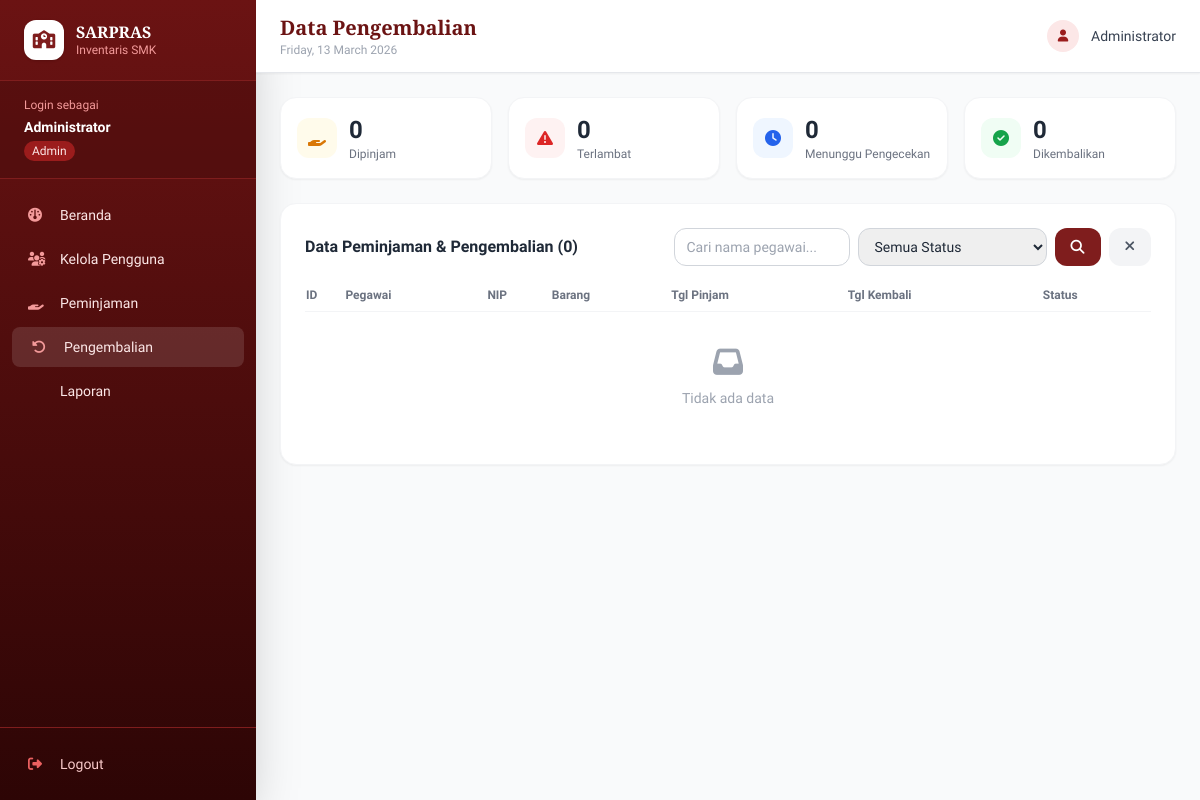
Before: /admin/pengembalian.php (signed in) with the older database file.
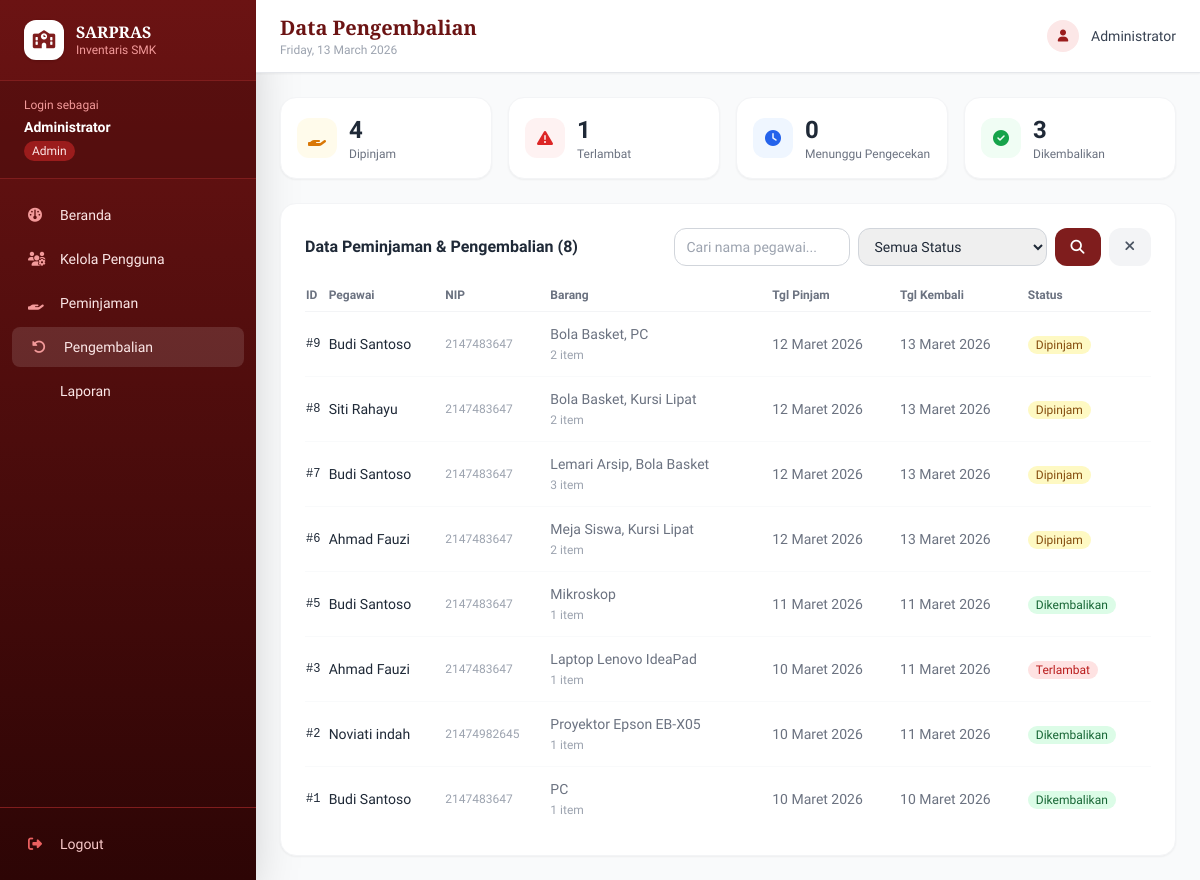
After: the same page with the newer database file.
### tables this page shows
CREATE TABLE `inventaris_sarana_peminjaman` (
  `id_peminjaman` int NOT NULL,
  `tanggal_pinjam` date NOT NULL,
  `tanggal_kembali` date DEFAULT NULL,
  `status_peminjaman` varchar(20) NOT NULL DEFAULT 'menunggu',
  `id_pegawai` int NOT NULL
);

CREATE TABLE `inventaris_sarana_pegawai` (
  `id_pegawai` int NOT NULL,
  `nama_pegawai` varchar(50) NOT NULL,
  `nip` varchar(25) NOT NULL,
  `alamat` varchar(50) DEFAULT NULL,
  `username` varchar(25) DEFAULT NULL,
  `password` varchar(255) DEFAULT NULL,
  `tipe_peminjam` enum('guru','staff','siswa') DEFAULT 'guru'
);

### config/session.php (called while the page is built, shortened)
<?php
function formatTanggal(string $date): string {
    $bulan = ['', 'Januari','Februari','Maret','April','Mei','Juni',
              'Juli','Agustus','September','Oktober','November','Desember'];
    [$y, $m, $d] = explode('-', $date);
    return (int)$d . ' ' . $bulan[(int)$m] . ' ' . $y;
}

### admin/pengembalian.php (the view, shortened to what this page needs)
<?php
require_once '../config/session.php';
$db   = new Database();
$conn = $db->getConnection();
$conn->query(
    "UPDATE inventaris_sarana_peminjaman
     SET status_peminjaman = 'terlambat'
     WHERE status_peminjaman = 'dipinjam'
       AND tanggal_kembali IS NOT NULL
       AND tanggal_kembali < CURDATE()"
);
$filter_status = $_GET['status'] ?? '';
$filter_cari   = trim($_GET['cari'] ?? '');
$where  = "WHERE 1=1";
$params = [];
if ($filter_status) {
    $where .= " AND p.status_peminjaman = :st";
    $params[':st'] = $filter_status;
} else {
    $where .= " AND p.status_peminjaman IN ('dipinjam','terlambat','menunggu_kembali','dikembalikan')";
}
$stmt = $conn->prepare(
    "SELECT p.*, pg.nama_pegawai, pg.nip,
            GROUP_CONCAT(i.nama SEPARATOR ', ') as barang,
            SUM(dp.jumlah) as total_item
     FROM inventaris_sarana_peminjaman p
     JOIN inventaris_sarana_pegawai pg ON p.id_pegawai = pg.id_pegawai
     JOIN inventaris_sarana_detail_pinjam dp ON p.id_peminjaman = dp.id_peminjaman
     JOIN inventaris_sarana_inventaris i ON dp.id_inventaris = i.id_inventaris
     $where
     GROUP BY p.id_peminjaman
     ORDER BY p.id_peminjaman DESC"
);
$stmt->execute($params);
$daftar = $stmt->fetchAll();
$ring = $conn->query(
    "SELECT status_peminjaman, COUNT(*) as n FROM inventaris_sarana_peminjaman GROUP BY status_peminjaman"
)->fetchAll(PDO::FETCH_KEY_PAIR);
$pageTitle = 'Data Pengembalian';
include '../includes/header.php';
?>
<div class="space-y-6">
  <div class="grid grid-cols-2 md:grid-cols-4 gap-4">
    <?php foreach ([
      ['dipinjam',        'Dipinjam',          'bg-amber-50',  'text-amber-600',  'fa-hand-holding'],
      ['terlambat',       'Terlambat',          'bg-red-50',    'text-red-600',    'fa-triangle-exclamation'],
      ['menunggu_kembali','Menunggu Pengecekan','bg-blue-50',   'text-blue-600',   'fa-clock'],
      ['dikembalikan',    'Dikembalikan',        'bg-green-50',  'text-green-600',  'fa-circle-check'],
    ] as [$st, $lb, $bg, $tc, $ic]): ?>
    <div class="bg-white rounded-2xl p-4 shadow-sm border border-gray-100">
      <div class="flex items-center gap-3">
        <div class="w-10 h-10 <?= $bg ?> rounded-xl flex items-center justify-center">
          <i class="fas <?= $ic ?> <?= $tc ?>"></i>
        </div>
        <div>
          <p class="text-2xl font-bold text-gray-800"><?= $ring[$st] ?? 0 ?></p>
          <p class="text-xs text-gray-500"><?= $lb ?></p>
        </div>
      </div>
    </div>
    <?php endforeach; ?>
  </div>
  <div class="bg-white rounded-2xl shadow-sm border border-gray-100 p-6">
    <div class="flex flex-wrap items-center justify-between gap-3 mb-5">
      <h3 class="font-semibold text-gray-800">Data Peminjaman & Pengembalian (<?= count($daftar) ?>)</h3>
      <form method="GET" class="flex gap-2 flex-wrap">
        <input type="text" name="cari" value="<?= htmlspecialchars($filter_cari) ?>"
               placeholder="Cari nama pegawai..."
               class="border border-gray-300 rounded-xl px-3 py-2 text-sm w-44 focus:ring-2 focus:ring-maroon-500 outline-none">
        <select name="status" class="border border-gray-300 rounded-xl px-3 py-2 text-sm focus:ring-2 focus:ring-maroon-500 outline-none">
          <option value="">Semua Status</option>
        </select>
        <button type="submit" class="bg-maroon-700 text-white px-4 py-2 rounded-xl text-sm font-semibold hover:bg-maroon-800">
          <i class="fas fa-search"></i>
        </button>
        <a href="pengembalian.php" class="bg-gray-100 text-gray-600 px-4 py-2 rounded-xl text-sm hover:bg-gray-200">
          <i class="fas fa-times"></i>
        </a>
      </form>
    </div>
    <div class="overflow-x-auto">
      <table class="w-full text-sm">
        <thead>
          <tr class="text-left text-xs text-gray-500 border-b border-gray-100">
            <th class="pb-2 font-semibold">ID</th>
            <th class="pb-2 font-semibold">Pegawai</th>
            <th class="pb-2 font-semibold">NIP</th>
            <th class="pb-2 font-semibold">Barang</th>
            <th class="pb-2 font-semibold">Tgl Pinjam</th>
            <th class="pb-2 font-semibold">Tgl Kembali</th>
            <th class="pb-2 font-semibold">Status</th>
          </tr>
        </thead>
        <tbody class="divide-y divide-gray-50">
          <?php if (empty($daftar)): ?>
          <tr><td colspan="7" class="py-8 text-center text-gray-400">
            <i class="fas fa-inbox text-3xl mb-2 block"></i>Tidak ada data
          </td></tr>
          <?php else: foreach ($daftar as $d):
            $badge = match($d['status_peminjaman']) {
              'dipinjam'         => 'badge-dipinjam',
              'terlambat'        => 'bg-red-100 text-red-700',
              'menunggu_kembali' => 'bg-blue-100 text-blue-700',
              'dikembalikan'     => 'badge-dikembalikan',
              default            => 'bg-gray-100 text-gray-500',
            };
            $labelStatus = match($d['status_peminjaman']) {
              'menunggu_kembali' => 'Menunggu Crosscheck',
              default            => ucfirst($d['status_peminjaman']),
            };
          ?>
          <tr class="hover:bg-gray-50">
            <td class="py-3 font-mono text-xs">#<?= $d['id_peminjaman'] ?></td>
            <td class="py-3 font-medium"><?= htmlspecialchars($d['nama_pegawai']) ?></td>
            <td class="py-3 text-xs text-gray-400"><?= $d['nip'] ?></td>
            <td class="py-3 text-gray-500 max-w-[180px]">
              <p class="truncate"><?= htmlspecialchars($d['barang']) ?></p>
              <span class="text-xs text-gray-400"><?= $d['total_item'] ?> item</span>
            </td>
            <td class="py-3 text-gray-500"><?= formatTanggal($d['tanggal_pinjam']) ?></td>
            <td class="py-3 text-gray-500"><?= $d['tanggal_kembali'] ? formatTanggal($d['tanggal_kembali']) : '-' ?></td>
            <td class="py-3">
              <span class="px-2 py-0.5 rounded-full text-xs font-medium <?= $badge ?>">
                <?= $labelStatus ?>
              </span>
            </td>
          </tr>
          <?php endforeach; endif; ?>
        </tbody>
      </table>
    </div>
  </div>
</div>
<?php include '../includes/footer.php'; ?>

### includes/header.php (shortened to what this page needs)
<!DOCTYPE html>
<html lang="id">
<head>
  <script src="https://cdn.tailwindcss.com"></script>
  <link rel="stylesheet" href="https://cdnjs.cloudflare.com/ajax/libs/font-awesome/6.5.0/css/all.min.css">
</head>
<body class="bg-gray-50 text-gray-800">
<?php
$role      = $_SESSION['role'] ?? '';
$nama_user = $_SESSION['nama'] ?? 'User';
$menus = [];
if ($role === 'admin') {
    $menus = [
        ['icon'=>'fa-gauge',            'label'=>'Beranda',      'href'=>BASE_URL . 'admin/index.php'],
        ['icon'=>'fa-users-cog',        'label'=>'Kelola Pengguna','href'=>BASE_URL . 'admin/pengguna.php'],
        ['icon'=>'fa-hand-holding',     'label'=>'Peminjaman',     'href'=>BASE_URL . 'admin/peminjaman.php'],
        ['icon'=>'fa-rotate-left',      'label'=>'Pengembalian',   'href'=>BASE_URL . 'admin/pengembalian.php'],
        ['icon'=>'fa-file-chart-column','label'=>'Laporan',        'href'=>BASE_URL . 'admin/laporan.php'],
    ];
}
?>
<div class="flex min-h-screen">
  <aside class="w-64 bg-gradient-to-b from-maroon-800 to-maroon-950 text-white flex flex-col shadow-2xl flex-shrink-0">
    <div class="px-6 py-5 border-b border-maroon-700">
      <div class="flex items-center gap-3">
        <div class="w-10 h-10 bg-white rounded-xl flex items-center justify-center shadow">
          <i class="fas fa-school text-maroon-700 text-lg"></i>
        </div>
        <div>
          <p class="font-display font-bold text-base leading-tight">SARPRAS</p>
          <p class="text-maroon-300 text-xs">Inventaris SMK</p>
        </div>
      </div>
    </div>
    <div class="px-6 py-4 border-b border-maroon-700 bg-maroon-900/40">
      <p class="text-xs text-maroon-300 mb-1">Login sebagai</p>
      <p class="font-semibold text-sm truncate"><?= htmlspecialchars($nama_user) ?></p>
      <?php
      $role_labels = ['admin'=>'Admin','operator'=>'Operator','peminjam'=>'Peminjam'];
      $role_display = $role_labels[$role] ?? ucfirst($role);
      ?>
      <span class="inline-block mt-1 px-2 py-0.5 text-xs rounded-full bg-maroon-600 text-maroon-100 capitalize">
        <?= $role_display ?>
      </span>
    </div>
    <nav class="flex-1 px-3 py-4 space-y-1 overflow-y-auto">
      <?php foreach ($menus as $m):
        $isActive = ($_SERVER['PHP_SELF'] === $m['href'] || basename($_SERVER['PHP_SELF']) === basename($m['href']));
      ?>
      <a href="<?= htmlspecialchars($m['href']) ?>"
         class="sidebar-link flex items-center gap-3 px-4 py-2.5 rounded-lg text-sm font-medium
                text-maroon-100 <?= $isActive ? 'active bg-white/15' : '' ?>">
        <i class="fas <?= $m['icon'] ?> w-5 text-maroon-300 text-sm"></i>
        <?= $m['label'] ?>
      </a>
      <?php endforeach; ?>
    </nav>
    <div class="px-3 py-4 border-t border-maroon-700">
      <a href="<?= BASE_URL ?>logout.php"
         class="flex items-center gap-3 px-4 py-2.5 rounded-lg text-sm font-medium
                text-maroon-200 hover:bg-red-900/40 transition-colors">
        <i class="fas fa-sign-out-alt w-5 text-maroon-400 text-sm"></i>
        Logout
      </a>
    </div>
  </aside>
  <div class="flex-1 flex flex-col min-w-0">
    <header class="bg-white shadow-sm border-b border-gray-200 px-6 py-3.5 flex items-center justify-between sticky top-0 z-10">
      <div>
        <h1 class="font-display font-bold text-maroon-800 text-xl"><?= $pageTitle ?? 'Dashboard' ?></h1>
        <p class="text-xs text-gray-400"><?= date('l, d F Y') ?></p>
      </div>
      <div class="flex items-center gap-3">
        <div class="w-8 h-8 bg-maroon-100 rounded-full flex items-center justify-center">
          <i class="fas fa-user text-maroon-600 text-xs"></i>
        </div>
        <span class="text-sm font-medium text-gray-700"><?= htmlspecialchars($nama_user) ?></span>
      </div>
    </header>
    <main class="flex-1 p-6 overflow-auto">

### includes/footer.php (shortened to what this page needs)
    </main>
  </div>
</div>
</body>
</html>

### includes/header.php (style rules this page uses)
body { font-family: 'Plus Jakarta Sans', sans-serif; }
.sidebar-link { transition: all .18s; }
.sidebar-link:hover, .sidebar-link.active { background: rgba(255,255,255,.12); padding-left: 1.25rem; }
.badge-dipinjam { background:#fef9c3; color:#854d0e; }
.badge-dikembalikan { background:#dcfce7; color:#166534; }

Changed rows visible on the page:
added inventaris_sarana_peminjaman: id_peminjaman "9", id_pegawai.nama_pegawai "Budi Santoso", id_pegawai.nip "2147483647", barang "Bola Basket, PC", total_item "2", tanggal_pinjam "12 Maret 2026", tanggal_kembali "13 Maret 2026", status_peminjaman "Dipinjam"
added inventaris_sarana_peminjaman: id_peminjaman "8", id_pegawai.nama_pegawai "Siti Rahayu", id_pegawai.nip "2147483647", barang "Bola Basket, Kursi Lipat", total_item "2", tanggal_pinjam "12 Maret 2026", tanggal_kembali "13 Maret 2026", status_peminjaman "Dipinjam"
added inventaris_sarana_peminjaman: id_peminjaman "7", id_pegawai.nama_pegawai "Budi Santoso", id_pegawai.nip "2147483647", barang "Lemari Arsip, Bola Basket", total_item "3", tanggal_pinjam "12 Maret 2026", tanggal_kembali "13 Maret 2026", status_peminjaman "Dipinjam"
added inventaris_sarana_peminjaman: id_peminjaman "6", id_pegawai.nama_pegawai "Ahmad Fauzi", id_pegawai.nip "2147483647", barang "Meja Siswa, Kursi Lipat", total_item "2", tanggal_pinjam "12 Maret 2026", tanggal_kembali "13 Maret 2026", status_peminjaman "Dipinjam"
added inventaris_sarana_peminjaman: id_peminjaman "5", id_pegawai.nama_pegawai "Budi Santoso", id_pegawai.nip "2147483647", barang "Mikroskop", total_item "1", tanggal_pinjam "11 Maret 2026", tanggal_kembali "11 Maret 2026", status_peminjaman "Dikembalikan"
added inventaris_sarana_peminjaman: id_peminjaman "3", id_pegawai.nama_pegawai "Ahmad Fauzi", id_pegawai.nip "2147483647", barang "Laptop Lenovo IdeaPad", total_item "1", tanggal_pinjam "10 Maret 2026", tanggal_kembali "11 Maret 2026", status_peminjaman "Terlambat"
added inventaris_sarana_peminjaman: id_peminjaman "2", id_pegawai.nama_pegawai "Noviati indah", id_pegawai.nip "21474982645", barang "Proyektor Epson EB-X05", total_item "1", tanggal_pinjam "10 Maret 2026", tanggal_kembali "11 Maret 2026", status_peminjaman "Dikembalikan"
added inventaris_sarana_peminjaman: id_peminjaman "1", id_pegawai.nama_pegawai "Budi Santoso", id_pegawai.nip "2147483647", barang "PC", total_item "1", tanggal_pinjam "10 Maret 2026", tanggal_kembali "10 Maret 2026", status_peminjaman "Dikembalikan"
Other visible differences:
count($daftar): "0" → "8"
new list line: "4 Dipinjam"
new list line: "1 Terlambat"
new list line: "3 Dikembalikan"
list line gone: "0 Dipinjam"
list line gone: "0 Terlambat"
list line gone: "0 Dikembalikan"
text no longer shown: "Tidak ada data"
